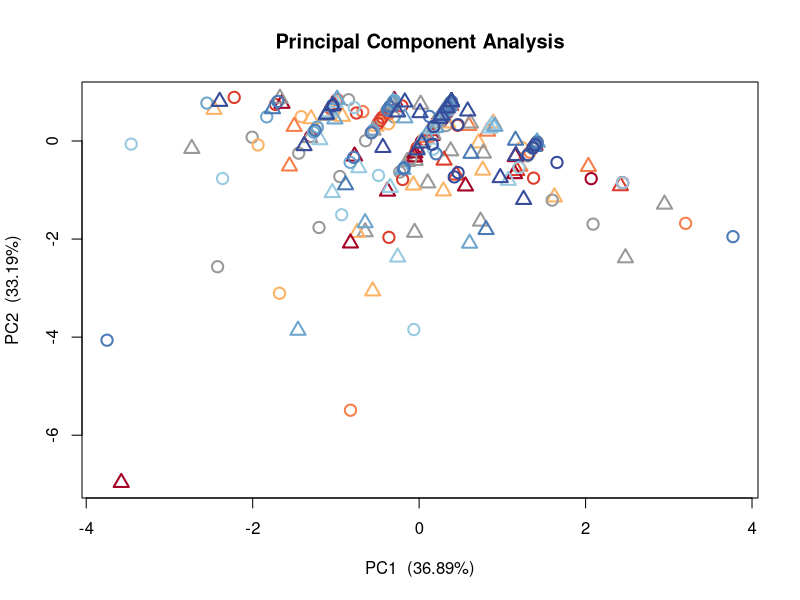
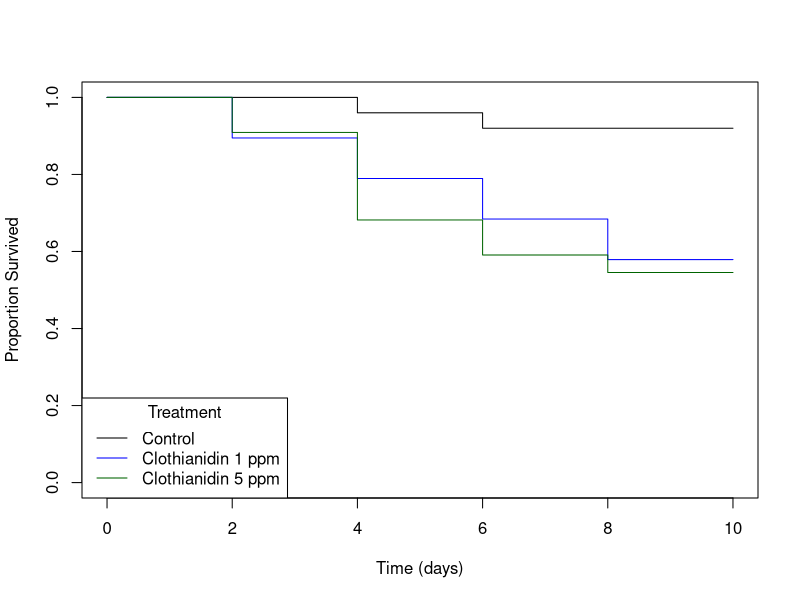

Generate these figures, in order, with R:
##

#Analysis for adult monarch neonicotinoid manuscript

#Contact: cprouty@ufl.edu    https://scholar.google.com/citations?user=PpeDx78AAAAJ&hl=en

##

#load packages
library(afex)
library(lme4)
library(lsmeans)
library(multcomp)
library(survival)
##

#Import files
Master <- read.csv("AdultNeonicMay2019.csv")
Master2 <- read.csv("AdultFlightMaster.csv")
###

#Organize Data
Matings <- subset(Master, Matings > -1)
Matings1 <- subset(Master, Sex == "M")
Master$Weight <- (Master$WeightPostCages-Master$WeightEclos)
Master$WeightEq <- ((Master$WeightPostCages-Master$WeightEclos)/ Master$WeightEclos)
levels(Master2$Neonic) <- list(Ctrl="Ctrl", CL1 = "CL1", CL5 = "CL5")
Distance <- subset(Master2, Flown == 1)
Master2$WeCh <- (Master2$Day5Pre - Master2$Day1Pre) / Master2$Day1Pre
Master2$SurvObj <- with(Master2, Surv(DeadAfter, Survived == 0))
###


#Experiment 1 - Lab-reared monarchs and sub-lethal effects

#Weight post cages
modelPCW <- lmer(WeightEq ~ Conc * Neonic + Sex +(1|Lin) , data = Master)
anova(modelPCW, test = "F")
###

#Final - initial weight
modelTPR <- lmer(Weight ~ Conc*Neonic+Sex + (1|Lin), data = Master)
anova(modelTPR, test = "F")
###

#Average nectar consumed
modelAA <- lmer(AverageAmount ~ Conc*Neonic + Sex + (1|Lin) + WeightEclos, data = Master)
anova(modelAA, test = "F")
###

#Egg hatching success
EHS <- mixed(EggScore ~ Conc*Neonic + WeightEclos + (1|Lin), family = poisson(link = "log"), data = Master, method="LRT")
EHS$anova_table
###

#Number of days survived post experiment
SUR <- mixed(TimePostRX ~ Conc*Neonic + Sex + WeightEclos + (1|Lin), family = poisson(link = "log"), data = Master, method="LRT")
SUR$anova_table
###

#Number of times males mated
MM <- mixed(Matings ~ Conc*Neonic + WeightEclos + (1|Lin), family=poisson(link="log"), data = Matings1, method = "LRT")
MM$anova_table
###

#Number of eggs laid
EGG <- mixed(Eggs ~ Conc*Neonic + WeightEclos + (1|Lin), family = poisson(link = "log"), data = Master, method="LRT")
EGG$anova_table
###

#PCA for activity observations
Sex <- Master$Sex
Group <- Master$Group
Neonic <- Master$Neonic
Lin <- Master$Lin
Conc <- Master$Conc
Feeding <- Master$Feeding
Flying <- Master$Flying
Mating <- Master$Mating
PCA <- data.frame(Sex, Group, Neonic, Conc, Lin, Feeding, Flying, Mating)

PCA <- na.omit(PCA)
#sum(is.na(PCA))
DR1 <- prcomp(PCA[-c(1,2,3,4,5)], center = TRUE, scale = TRUE)
head(DR1$x)
#there are my PCs
PCAscores <- data.frame(Sex = PCA$Sex, Group = PCA$Group, Neonic = PCA$Neonic, Conc = PCA$Conc, Lin=PCA$Lin, PC1 = DR1$x[,1], PC2 = DR1$x[,2])

PCA1POV <- DR1$sdev^2/sum(DR1$sdev^2)

GCols <- c("#999999","#FDB366","#F67E4B","#DD3D2D","#A50026","#999999","#98CAE1", "#6EA6CD", "#4A7BB7", "#364B9A")

SShapes <- c(1,2)


#Plot the PCs
plot(x = PCAscores$PC1, y = PCAscores$PC2, type = 'n', 
     xlab = paste0('PC1  (',round(PCA1POV[1]*100, digits = 2),'%)'), 
     ylab = paste0('PC2  (',round(PCA1POV[2]*100, digits = 2),'%)'),
     main = 'Principal Component Analysis'
)

for(G in unique(PCAscores$Group)){
  for(S in unique(PCAscores$Sex)){
    
    PlotSub <- PCAscores[which(PCAscores$Group == G & PCAscores$Sex == S),]
    
    TempCol <- GCols[which(unique(PCAscores$Group) == G)]
    
    TempShape <- SShapes[which(unique(PCAscores$Sex) == S)]
    
    points(x = PlotSub$PC1, y = PlotSub$PC2, col = TempCol, pch = TempShape, lwd = 2, cex = 1.5)
    
  }
}

#significance of PC1, reported in table 2
modelPCA <- lmer(PC1 ~ Conc*Neonic + Sex + (1|Lin), data = PCAscores)
anova(modelPCA, test = "F")
###

#Experiment 2 - wild monarchs and high-dose effects

#Average amount of nectar consumed
AvgA <- lm(AVGAmount ~  Conc + Source + Sex + Day1Pre, data = Master2)
anova(AvgA, test="F")
###

#Proportional weight change during flight
WeCh <- lm(WeCh ~ Conc + Source + Sex , data = Master2)
anova(WeCh, test="F")
###

#Distance flown
Dist <- lm(DistanceKM ~ Conc + Source + Sex + FlightChange , data = Master2)
anova(Dist, test = "F")
###

#Average speed in flight
Speed <- lm(KMHR ~  Conc + Source + Sex + FlightChange , data = Master2)
anova(Speed, test = "F")
###

#Drop test
DT <- lm(DropTest ~  Conc + Source + Sex + Day1Pre, data = Master2)
anova(DT, test = "F")
###

#Survival
Surv <- glm(Survived ~ Conc + Sex + Day1Pre + Source, family = binomial(link="logit"), data = Master2)
anova(Surv, test="Chisq")
###

#Graph of survival
Survival <- survfit(SurvObj ~ Conc, data = Master2)
plot(Survival, col=c("black","blue","darkgreen"), lty=1, xlab="Time (days)", ylab="Proportion Survived")
legend("bottomleft", c("Control", "Clothianidin 1 ppm", "Clothianidin 5 ppm"), col=c("black", "blue", "darkgreen"), lty=1, title="Treatment")
###
